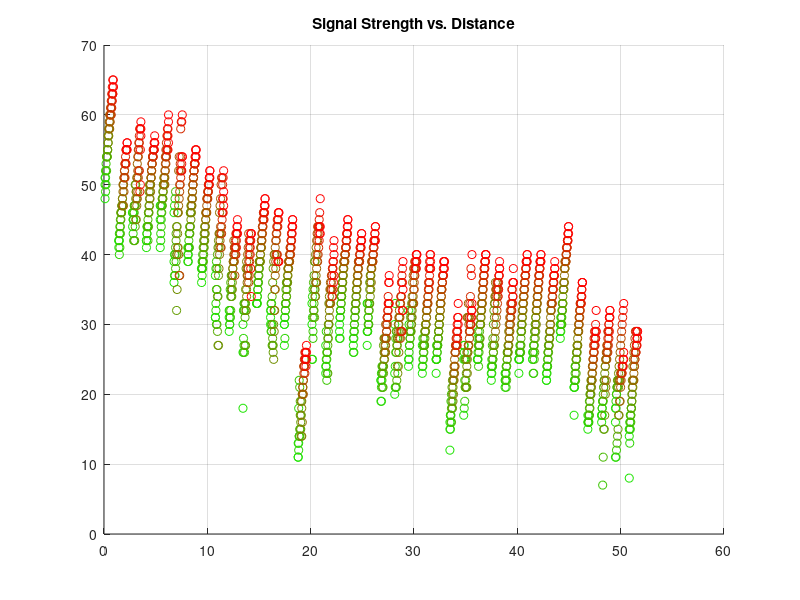

Write the MATLAB code that produced this figure. (Note: this script raises an error after producing the figure.)
%/*
%  FILE: Better Fence Test Viewer
%  VERSION: 1.0.0
%  TEST DATE: 9 March 2023
%  DATE: 8 March 2023
%  PROJECT: Distributed Fence Monitor Capstone
%  AUTHORS: Briellyn Braithwaite
%  DESCRIPTION:
%*/

%% Load Data
clearvars
close all

load('fence_Braithwaite.mat')
databuf.panel = databuf.panel - 3;
% My assistant pushed the log button being instructed. subtract those pushes

%% Error Corrections?

samples = 3; % at each TX power
distance_between_panels = 2.67/2; % meters
No_Signal = -120; % dB
%% Plot: Link Margin

figure;
hold on
grid on

all_tx = 2:18;
for t=all_tx
    if t == 18
        tx_to_plot = 20;
    else
        tx_to_plot = t;
    end

    panels_at_tx = databuf.panel(databuf.tx == tx_to_plot);
    rssi_at_tx = databuf.rssi(databuf.tx == tx_to_plot);

    plot(distance_between_panels * panels_at_tx + t*.05,...
        -1*No_Signal + rssi_at_tx, 'o', 'Color', [t/18 1-t/18 0]);
end
title('Signal Strength vs. Distance')
subtitle(['Configuration: Ch.1 on SF7BW125, ', num2str(samples), ' Samples'])
xlabel('Distance Between Transceivers (m)')
ylabel('Link Margin (dB)')
xlim([-1 55])
ylim([1 120])
%set(gca,'YScale','log')
%yticks(0:10:120)
lgd = legend();
for L = 1:length(all_tx)
    if all_tx(L) == 18
        lgd.String{L} = 'TX\_PA\_BOOST';
    else
        lgd.String{L} = ['TX', num2str(all_tx(L))];
    end

end
title(lgd,'Transmit Power');
drawnow

%% Plot: % Power Received
figure;
hold on
grid on
all_tx = 2:18;
for t=all_tx
    if t == 18
        tx_to_plot = 20;
    else
        tx_to_plot = t;
    end

    panels_at_tx = databuf.panel(databuf.tx == tx_to_plot);
    rssi_at_tx = databuf.rssi(databuf.tx == tx_to_plot);

    plot(distance_between_panels * panels_at_tx + t*.05,...
        10.^(rssi_at_tx/10), 'o', 'Color', [t/18 1-t/18 0]);
end

title('Signal Power vs. Distance')
subtitle(['Configuration: Ch.1 on SF7BW125, ', num2str(samples), ' Samples'])
xlabel('Distance Between Transceivers (m)')
ylabel('Power (mW)')
xlim([-1 55])
%ylim([1 120])
set(gca,'YScale','log')
%yticks(0:10:120)

lgd = legend();
for L = 1:length(all_tx)
    if all_tx(L) == 18
        lgd.String{L} = 'TX\_PA\_BOOST';
    else
        lgd.String{L} = ['TX', num2str(all_tx(L))];
    end

end
title(lgd,'Transmit Power');
drawnow
%% Plot: % Power Received wrt Power Usage

power_draw =[
    146.6, 153.2, 160.7, 169.8, 175.8, 189.0, 193.3, 206.8, 224.0, 238.0, 259.1, 282.0, 305.2, 345.0, 373.1, 417.8, 497.8,
]; % result copied from power test

figure;
hold on
grid on
all_tx = 2:18;
for t=all_tx
    if t == 18
        tx_to_plot = 20;
    else
        tx_to_plot = t;
    end

    panels_at_tx = databuf.panel(databuf.tx == tx_to_plot);
    rssi_at_tx = databuf.rssi(databuf.tx == tx_to_plot);

    plot(distance_between_panels * panels_at_tx + t*.05-.45,...
        100 * (10.^(rssi_at_tx/10)) ./ power_draw(t-1),...
        'o', 'Color', [t/18 1-t/18 0]);
    
    greatest_efficiency = 0;
    best_power = 0;
    contender = mean(100 * (10.^(rssi_at_tx/10)) ./ power_draw(t-1));
    if contender > greatest_efficiency
        greatest_efficiency = contender;
        best_power = t;
    end
end

title('Relative Efficiency vs. Distance')
subtitle(['Configuration: Ch.1 on SF7BW125, ', num2str(samples), ' Samples'])
xlabel('Distance Between Transceivers (m)')
ylabel('Efficiency (%)')
xlim([-1 55])
%ylim([1 120])
set(gca,'YScale','log')
%yticks(0:10:120)

lgd = legend();
for L = 1:length(all_tx)
    if all_tx(L) == 18
        lgd.String{L} = 'TX\_PA\_BOOST';
    else
        lgd.String{L} = ['TX', num2str(all_tx(L))];
    end

end
title(lgd,'Transmit Power');
drawnow
